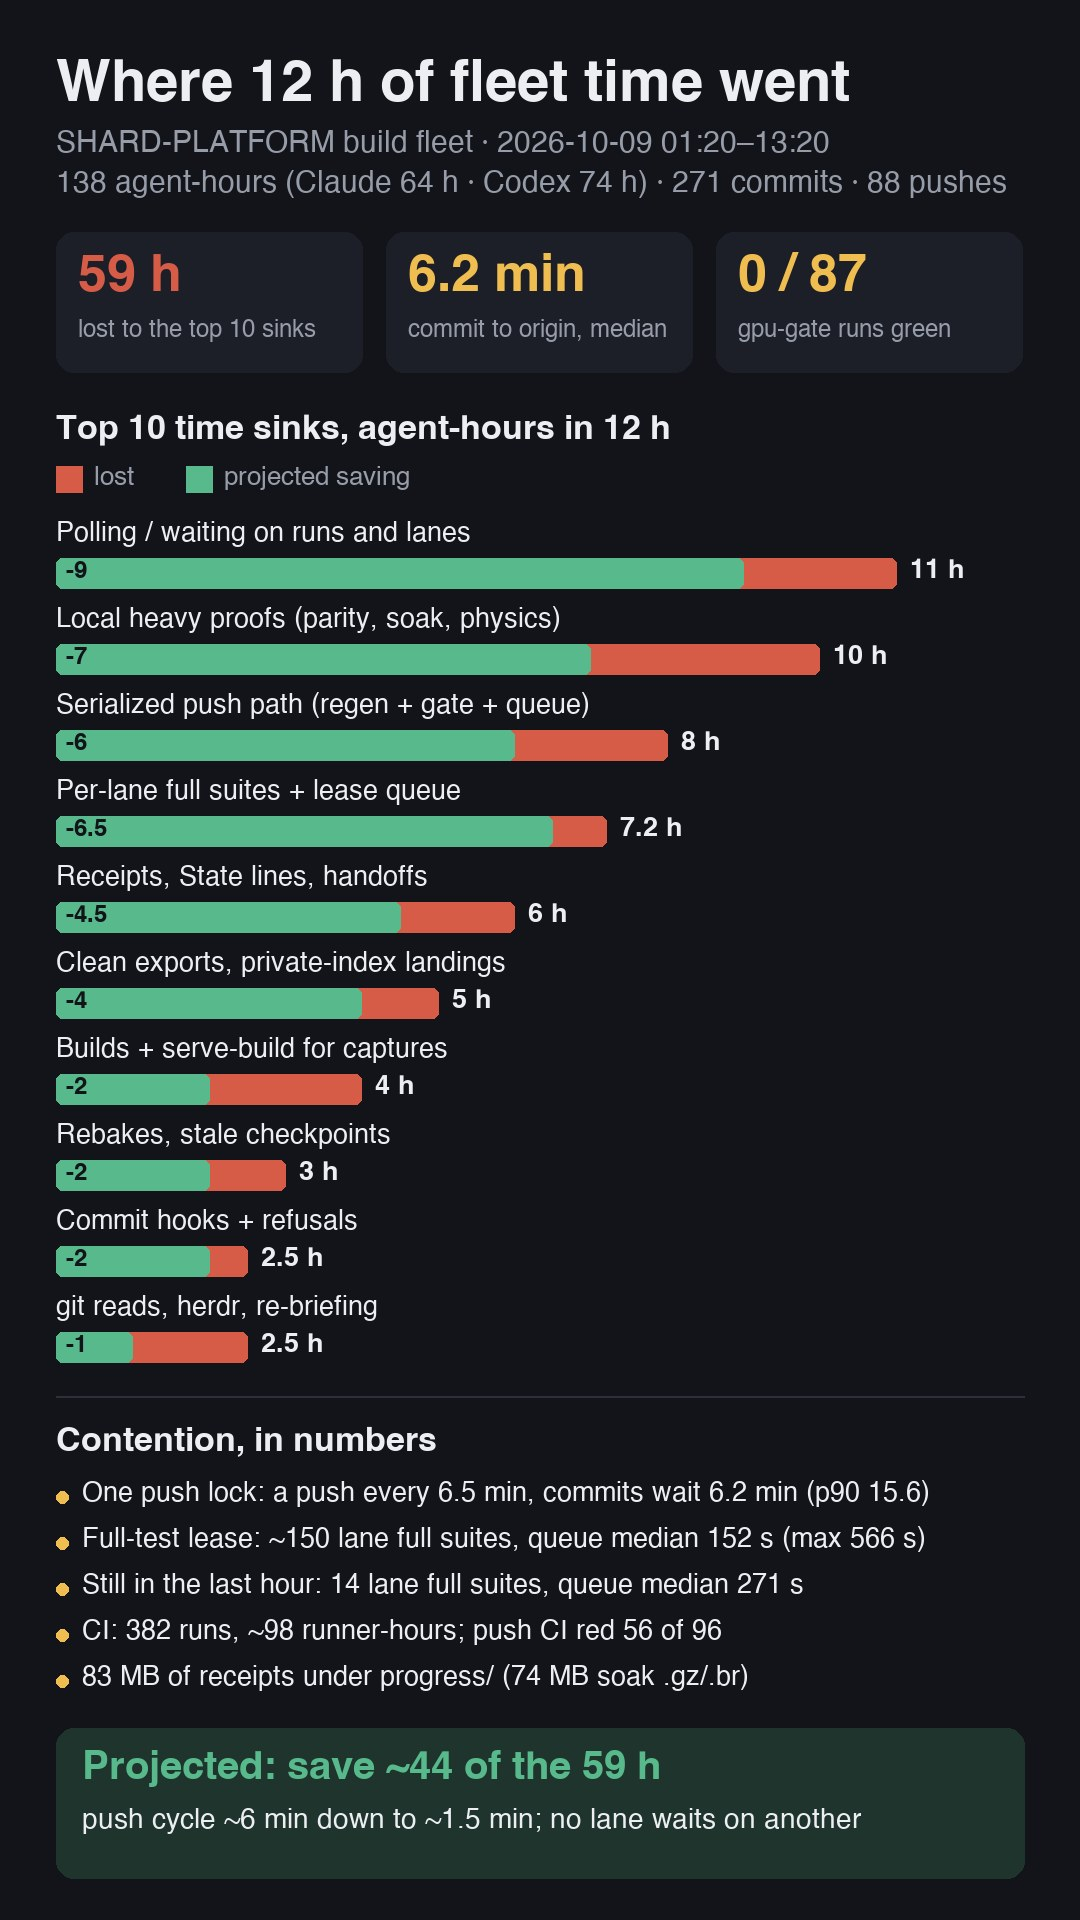

Here is the Python script that generated this plot:
#!/usr/bin/env python3
"""Portrait infographic for the 2026-10-09 fleet audit. Needs Pillow:
   ~/.cache/codex-runtimes/codex-primary-runtime/dependencies/python/bin/python3 infographic.py"""
from pathlib import Path
from PIL import Image, ImageDraw, ImageFont

W, H = 1080, 1920
BG, INK, MUTED, GRID = (18, 20, 26), (236, 238, 242), (150, 156, 168), (44, 48, 58)
LOST, SAVE, ACC = (214, 92, 72), (88, 186, 140), (240, 190, 80)
FONT = '/System/Library/Fonts/Helvetica.ttc'
f = lambda s, bold=False: ImageFont.truetype(FONT, s, index=1 if bold else 0)
img = Image.new('RGB', (W, H), BG)
d = ImageDraw.Draw(img)
X0 = 56

d.text((X0, 56), 'Where 12 h of fleet time went', font=f(58, True), fill=INK)
d.text((X0, 128), 'SHARD-PLATFORM build fleet · 2026-10-09 01:20–13:20', font=f(30), fill=MUTED)
d.text((X0, 168), '138 agent-hours (Claude 64 h · Codex 74 h) · 271 commits · 88 pushes', font=f(30), fill=MUTED)

# KPI tiles
tiles = [('59 h', 'lost to the top 10 sinks'), ('6.2 min', 'commit to origin, median'), ('0 / 87', 'gpu-gate runs green')]
tw = (W - 2 * X0 - 2 * 24) // 3
for i, (big, small) in enumerate(tiles):
    x = X0 + i * (tw + 24)
    d.rounded_rectangle((x, 232, x + tw, 372), 18, fill=(28, 31, 40))
    d.text((x + 22, 250), big, font=f(52, True), fill=ACC if i else LOST)
    d.text((x + 22, 318), small, font=f(24), fill=MUTED)

# bars: lost (red) with the projected saving (green) laid over it
d.text((X0, 412), 'Top 10 time sinks, agent-hours in 12 h', font=f(34, True), fill=INK)
d.rectangle((X0, 466, X0 + 26, 492), fill=LOST)
d.text((X0 + 38, 464), 'lost', font=f(26), fill=MUTED)
d.rectangle((X0 + 130, 466, X0 + 156, 492), fill=SAVE)
d.text((X0 + 168, 464), 'projected saving', font=f(26), fill=MUTED)
rows = [
    ('Polling / waiting on runs and lanes', 11, 9),
    ('Local heavy proofs (parity, soak, physics)', 10, 7),
    ('Serialized push path (regen + gate + queue)', 8, 6),
    ('Per-lane full suites + lease queue', 7.2, 6.5),
    ('Receipts, State lines, handoffs', 6, 4.5),
    ('Clean exports, private-index landings', 5, 4),
    ('Builds + serve-build for captures', 4, 2),
    ('Rebakes, stale checkpoints', 3, 2),
    ('Commit hooks + refusals', 2.5, 2),
    ('git reads, herdr, re-briefing', 2.5, 1),
]
y, bx, bw = 520, X0, W - 2 * X0 - 90
scale = bw / 11.5
for label, lost, save in rows:
    d.text((bx, y), label, font=f(27), fill=INK)
    yb = y + 38
    d.rounded_rectangle((bx, yb, bx + lost * scale, yb + 30), 6, fill=LOST)
    d.rounded_rectangle((bx, yb, bx + save * scale, yb + 30), 6, fill=SAVE)
    d.text((bx + lost * scale + 14, yb - 1), f'{lost:g} h', font=f(27, True), fill=INK)
    d.text((bx + 10, yb + 1), f'-{save:g}', font=f(24, True), fill=BG)
    y += 86

# bottom panel
y += 16
d.line((X0, y, W - X0, y), fill=GRID, width=2)
y += 28
d.text((X0, y), 'Contention, in numbers', font=f(34, True), fill=INK)
y += 56
facts = [
    'One push lock: a push every 6.5 min, commits wait 6.2 min (p90 15.6)',
    'Full-test lease: ~150 lane full suites, queue median 152 s (max 566 s)',
    'Still in the last hour: 14 lane full suites, queue median 271 s',
    'CI: 382 runs, ~98 runner-hours; push CI red 56 of 96',
    '83 MB of receipts under progress/ (74 MB soak .gz/.br)',
]
for s in facts:
    d.ellipse((X0, y + 11, X0 + 12, y + 23), fill=ACC)
    d.text((X0 + 26, y), s, font=f(27), fill=INK)
    y += 46
y += 18
d.rounded_rectangle((X0, y, W - X0, y + 150), 18, fill=(30, 52, 44))
d.text((X0 + 26, y + 20), 'Projected: save ~44 of the 59 h', font=f(40, True), fill=SAVE)
d.text((X0 + 26, y + 78), 'push cycle ~6 min down to ~1.5 min; no lane waits on another', font=f(28), fill=INK)
out = Path(__file__).with_name('infographic.jpg')
img.save(out, quality=88)
print(out, img.size)
